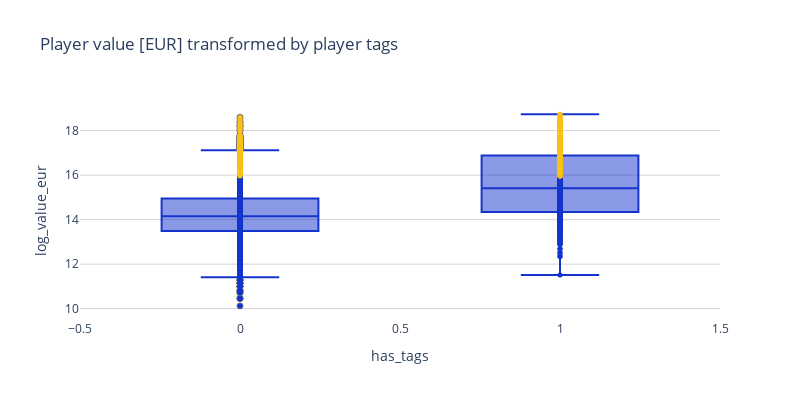

Here is the notebook cell this chart was saved with:
### Code cell
# Plot boxplot of log transformed value_eur by player tags
fig = px.box(
    df,
    x="has_tags",
    y="log_value_eur",
    title="Player value [EUR] transformed by player tags",
)

fig.update_traces(
    marker_color=utils.COLORS_DICT["blue"],
    marker_line_color=utils.COLORS_DICT["gray"],
    marker_line_width=1,
)
fig.update_layout(
    width=800,
    height=400,
    plot_bgcolor="white",
    yaxis=dict(gridcolor="lightgray"),
    showlegend=False,
)

fig.add_trace(
    go.Scatter(
        x=df["has_tags"],
        y=df["log_value_eur"],
        mode="markers",
        marker=dict(
            color=df["is_superstar"],
            colorscale=[[0, utils.COLORS_DICT["blue"]], [1, utils.COLORS_DICT["yellow"]]],
            size=5,
            showscale=False,
        ),
    )
)


fig.show()

### Figure 1 — Plotly figure (JSON) as saved in the notebook; plotly's stock layout.template omitted (floating-point values rounded to 4 significant figures; data arrays with more than 128 entries replaced by an {"elided": "..."} marker saying what was removed)
{"data": [{"alignmentgroup": "True", "hovertemplate": "has_tags=%{x}<br>log_value_eur=%{y}<extra></extra>", "legendgroup": "", "marker": {"color": "#1434CB", "line": {"color": "#74787B", "width": 1}}, "name": "", "notched": false, "offsetgroup": "", "orientation": "v", "showlegend": false, "type": "box", "x": {"elided": "5968 int values"}, "x0": " ", "xaxis": "x", "y": {"elided": "5968 float values"}, "y0": " ", "yaxis": "y"}, {"marker": {"color": {"elided": "5968 int values"}, "colorscale": [[0, "#1434CB"], [1, "#FCC015"]], "showscale": false, "size": 5}, "mode": "markers", "type": "scatter", "x": {"elided": "5968 int values"}, "y": {"elided": "5968 float values"}}], "layout": {"boxmode": "group", "height": 400, "legend": {"tracegroupgap": 0}, "plot_bgcolor": "white", "showlegend": false, "title": {"text": "Player value [EUR] transformed by player tags"}, "width": 800, "xaxis": {"anchor": "y", "domain": [0, 1], "title": {"text": "has_tags"}}, "yaxis": {"anchor": "x", "domain": [0, 1], "gridcolor": "lightgray", "title": {"text": "log_value_eur"}}}}
